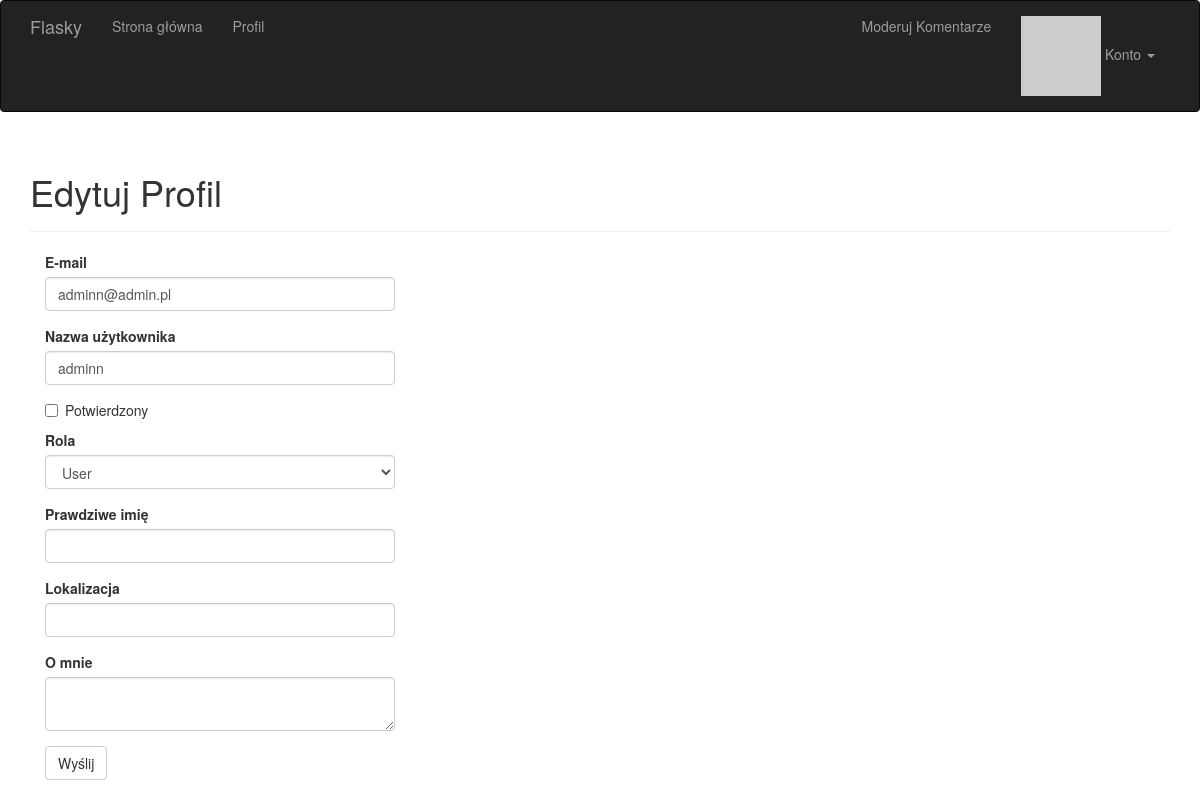
The app's page /edit-profile/7 (signed in), older data.
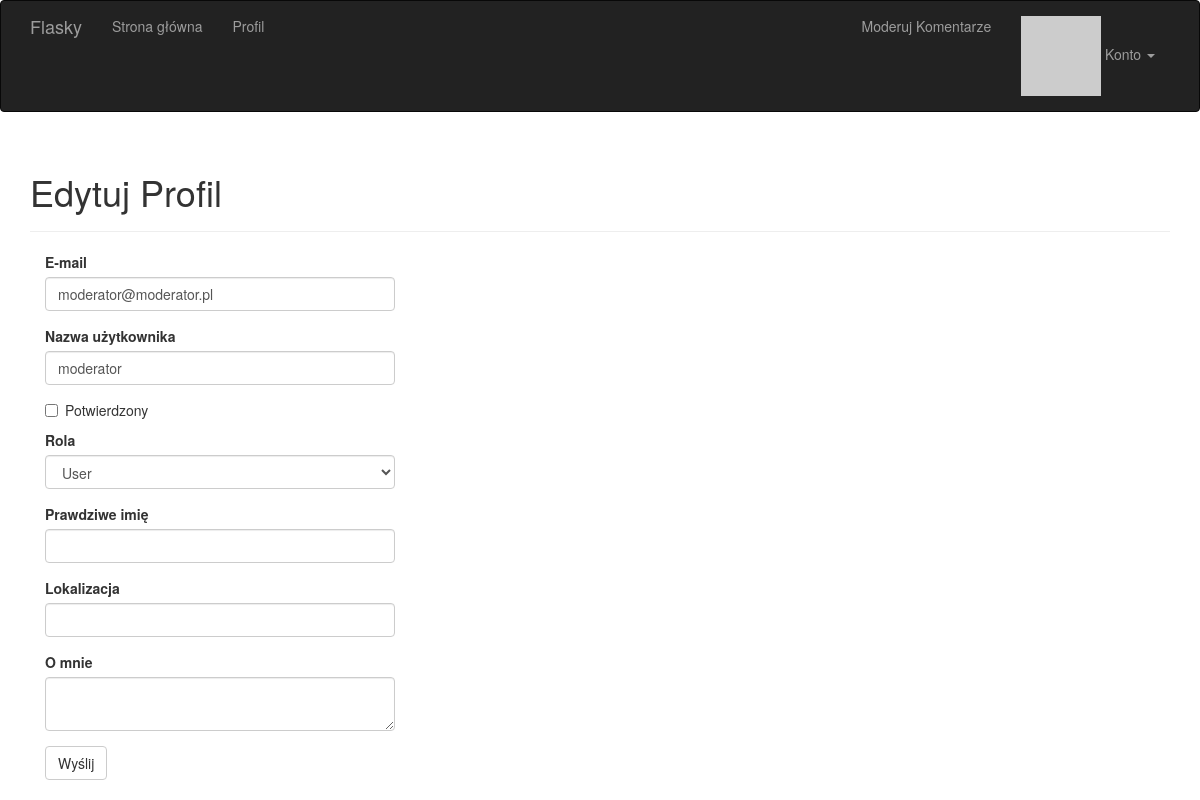
The same page, newer data.
### app/models.py (models this page shows, shortened)
class User(UserMixin, db.Model):
    __tablename__ = 'users'
    name = db.Column(db.String(64))
    location = db.Column(db.String(64))
    about_me = db.Column(db.Text())
    member_since = db.Column(db.DateTime(), default=datetime.utcnow)
    last_seen = db.Column(db.DateTime(), default=datetime.utcnow)
    id = db.Column(db.Integer, primary_key=True)
    email = db.Column(db.String(64), unique=True, index=True)
    username = db.Column(db.String(64), unique=True, index=True)
    password_hash = db.Column(db.String(128))
    confirmed = db.Column(db.Boolean, default=False)
    role_id = db.Column(db.Integer, db.ForeignKey('roles.id'))
    avatar_hash = db.Column(db.String(32))
    posts = db.relationship('Post', backref='author', lazy='dynamic')
    comments = db.relationship('Comment', backref='author', lazy='dynamic')
    followed = db.relationship('Follow',
                               foreign_keys=[Follow.follower_id],
                               backref=db.backref('follower', lazy='joined'),
                               lazy='dynamic',
                               cascade='all, delete-orphan')
    followers = db.relationship('Follow',
                                foreign_keys=[Follow.followed_id],
                                backref=db.backref('followed', lazy='joined'),
                                lazy='dynamic',
                                cascade='all, delete-orphan')
    @property
    def password(self):
        raise AttributeError('Nie można odczytać atrybutu password')
    def can(self, perm):
        return self.role is not None and self.role.has_permission(perm)
    def ping(self):
        self.last_seen = datetime.utcnow()
        db.session.add(self)
        db.session.commit()
    def gravatar(self, size=100, default='identicon', rating='g'):
        if request.is_secure:
            url = 'https://secure.gravatar.com/avatar'
        else:
            url = 'http://secure.gravatar.com/avatar'
        hash = self.avatar_hash or self.gravatar_hash()
        return '{url}/{hash}?s={size}&d={default}&r={rating}'.format(url=url, hash=hash, size=size,
                                                                     default=default, rating=rating)
    def gravatar_hash(self):
        return hashlib.md5(self.email.lower().encode('utf-8')).hexdigest()

### app/main/views.py (the view, shortened to what this page needs)
@main.route('/edit-profile/<int:id>', methods=['GET', 'POST'])
@login_required
@admin_required
def edit_profile_admin(id):
    user = User.query.get_or_404(id)
    form = EditProfileAdminForm(user=user)
    form.email.data = user.email
    form.username.data = user.username
    form.confirmed.data = user.confirmed
    form.role.data = user.role_id
    form.name.data = user.name
    form.location.data = user.location
    form.about_me.data = user.about_me
    return render_template('edit_profile.html', form=form, user=user)

### app/main/forms.py (shortened to what this page needs)
class EditProfileAdminForm(FlaskForm):
    email = StringField('E-mail', validators=[DataRequired(), Length(1, 64), Email()])
    username = StringField('Nazwa użytkownika', validators=[
        DataRequired(),
        Length(1, 64),
        Regexp('^[A-Za-z][A-Za-z0-9_.]*$', 0, 'Nazwy użytkownika mogą składać się tylko z liter, cyfr, kropek i _')
    ])
    confirmed = BooleanField('Potwierdzony')
    role = SelectField('Rola', coerce=int)
    name = StringField('Prawdziwe imię', validators=[Length(0, 64)])
    location = StringField('Lokalizacja', validators=[Length(0, 64)])
    about_me = TextAreaField('O mnie')
    submit = SubmitField('Wyślij')
    def __init__(self, user, *args, **kwargs):
        super(EditProfileAdminForm, self).__init__(*args, **kwargs)
        self.role.choices = [(role.id, role.name) for role in Role.query.order_by(Role.name).all()]
        self.user = user

### app/main/__init__.py (called while the page is built)
@main.app_context_processor
def inject_permissions():
    return dict(Permission=Permission)

### app/models.py (called while the page is built)
@login_manager.user_loader
def load_user(user_id):
    return User.query.get(int(user_id))

    def has_permission(self, perm):
        return self.permissions & perm == perm

### app/templates/edit_profile.html (shortened to what this page needs)
{% extends "base.html" %}
{% import "bootstrap/wtf.html" as wtf %}
{% block page_content %}
<div class="page-header">
    <h1>Edytuj Profil</h1>
</div>
<div class="col-md-4">
    {{ wtf.quick_form(form) }}
</div>
{% endblock %}

Row changes from the older to the newer data that the page shows:
changed User "User": email "adminn@admin.pl" → "moderator@moderator.pl"; username "adminn" → "moderator"
